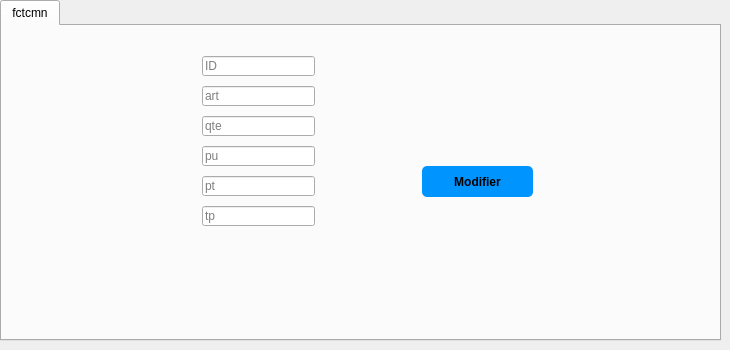
          <widget class="QWidget" name="tab_67">
           <attribute name="icon">
            <iconset>
             <normaloff>:/E-Health_care_2A12-main/Desktop/2A12/project c++/qt/E-Clinic/Pencil.png</normaloff>:/E-Health_care_2A12-main/Desktop/2A12/project c++/qt/E-Clinic/Pencil.png</iconset>
           </attribute>
           <attribute name="title">
            <string>modifier</string>
           </attribute>
           <widget class="QTabWidget" name="tabWidget_25">
            <property name="geometry">
             <rect>
              <x>0</x>
              <y>0</y>
              <width>721</width>
              <height>341</height>
             </rect>
            </property>
            <property name="currentIndex">
             <number>0</number>
            </property>
            <widget class="QWidget" name="tab_68">
             <attribute name="title">
              <string>fctcmn</string>
             </attribute>
             <widget class="QLineEdit" name="idfc_24">
              <property name="geometry">
               <rect>
                <x>200</x>
                <y>30</y>
                <width>113</width>
                <height>20</height>
               </rect>
              </property>
              <property name="readOnly">
               <bool>false</bool>
              </property>
              <property name="placeholderText">
               <string>ID</string>
              </property>
             </widget>
             <widget class="QLineEdit" name="qte_24">
              <property name="geometry">
               <rect>
                <x>200</x>
                <y>90</y>
                <width>113</width>
                <height>20</height>
               </rect>
              </property>
              <property name="readOnly">
               <bool>false</bool>
              </property>
              <property name="placeholderText">
               <string>qte</string>
              </property>
             </widget>
             <widget class="QLineEdit" name="pt_24">
              <property name="geometry">
               <rect>
                <x>200</x>
                <y>150</y>
                <width>113</width>
                <height>20</height>
               </rect>
              </property>
              <property name="readOnly">
               <bool>false</bool>
              </property>
              <property name="placeholderText">
               <string>pt</string>
              </property>
             </widget>
             <widget class="QLineEdit" name="art_24">
              <property name="geometry">
               <rect>
                <x>200</x>
                <y>60</y>
                <width>113</width>
                <height>20</height>
               </rect>
              </property>
              <property name="readOnly">
               <bool>false</bool>
              </property>
              <property name="placeholderText">
               <string>art</string>
              </property>
             </widget>
             <widget class="QLineEdit" name="tp_24">
              <property name="geometry">
               <rect>
                <x>200</x>
                <y>180</y>
                <width>113</width>
                <height>20</height>
               </rect>
              </property>
              <property name="readOnly">
               <bool>false</bool>
              </property>
              <property name="placeholderText">
               <string>tp</string>
              </property>
             </widget>
             <widget class="QLineEdit" name="pu_24">
              <property name="geometry">
               <rect>
                <x>200</x>
                <y>120</y>
                <width>113</width>
                <height>20</height>
               </rect>
              </property>
              <property name="readOnly">
               <bool>false</bool>
              </property>
              <property name="placeholderText">
               <string>pu</string>
              </property>
             </widget>
             <widget class="QPushButton" name="pb_modifier7">
              <property name="geometry">
               <rect>
                <x>420</x>
                <y>140</y>
                <width>111</width>
                <height>31</height>
               </rect>
              </property>
              <property name="styleSheet">
               <string notr="true">QPushButton {
padding: 5px;
border-radius: 5px;
background-color:#0094ff;
font-weight: bold;
}
QPushButton:hover
{
color :white;
}</string>
              </property>
              <property name="text">
               <string>Modifier</string>
              </property>
              <property name="icon">
               <iconset>
                <normaloff>:/E-Health_care_2A12-main/Desktop/2A12/project c++/qt/E-Clinic/Pencil.png</normaloff>:/E-Health_care_2A12-main/Desktop/2A12/project c++/qt/E-Clinic/Pencil.png</iconset>
              </property>
              <property name="iconSize">
               <size>
                <width>30</width>
                <height>30</height>
               </size>
              </property>
             </widget>
            </widget>
           </widget>
          </widget>
